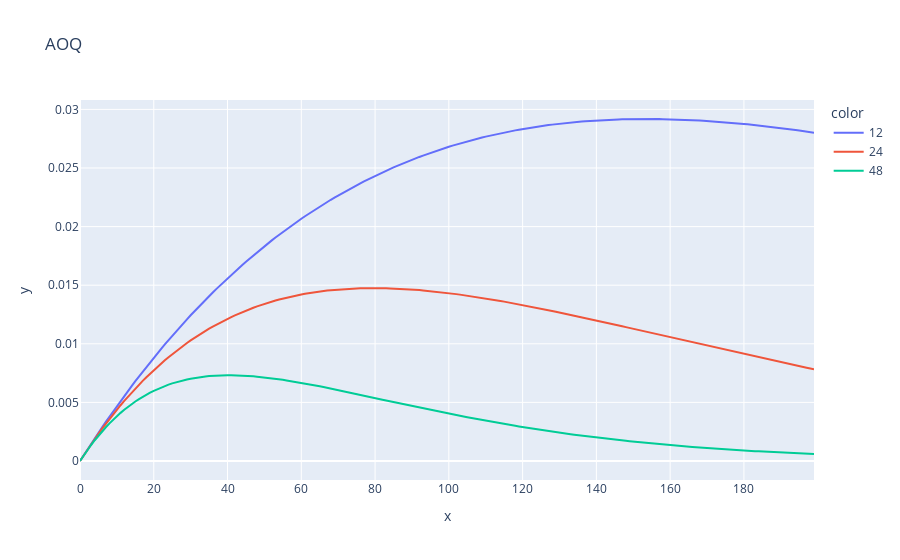

Notebook code cell kept with this figure:
### Code cell
fig2 = px.line(x=df['NG_units'], y=df['AOQ'], color=df['N_drawn'], title='AOQ')
fig2.write_html("AOQ.html")
fig2.show()

### Figure 1 — Plotly figure (JSON) as saved in the notebook; plotly's stock layout.template omitted (floating-point values rounded to 4 significant figures; data arrays with more than 128 entries replaced by an {"elided": "..."} marker saying what was removed)
{"data": [{"hovertemplate": "color=12<br>x=%{x}<br>y=%{y}<extra></extra>", "legendgroup": "12", "line": {"color": "#636efa", "dash": "solid"}, "marker": {"symbol": "circle"}, "mode": "lines", "name": "12", "orientation": "v", "showlegend": true, "type": "scatter", "x": {"elided": "200 int values"}, "xaxis": "x", "y": {"elided": "200 float values"}, "yaxis": "y"}, {"hovertemplate": "color=24<br>x=%{x}<br>y=%{y}<extra></extra>", "legendgroup": "24", "line": {"color": "#EF553B", "dash": "solid"}, "marker": {"symbol": "circle"}, "mode": "lines", "name": "24", "orientation": "v", "showlegend": true, "type": "scatter", "x": {"elided": "200 int values"}, "xaxis": "x", "y": {"elided": "200 float values"}, "yaxis": "y"}, {"hovertemplate": "color=48<br>x=%{x}<br>y=%{y}<extra></extra>", "legendgroup": "48", "line": {"color": "#00cc96", "dash": "solid"}, "marker": {"symbol": "circle"}, "mode": "lines", "name": "48", "orientation": "v", "showlegend": true, "type": "scatter", "x": {"elided": "200 int values"}, "xaxis": "x", "y": {"elided": "200 float values"}, "yaxis": "y"}], "layout": {"legend": {"title": {"text": "color"}, "tracegroupgap": 0}, "title": {"text": "AOQ"}, "xaxis": {"anchor": "y", "domain": [0, 1], "title": {"text": "x"}}, "yaxis": {"anchor": "x", "domain": [0, 1], "title": {"text": "y"}}}}
